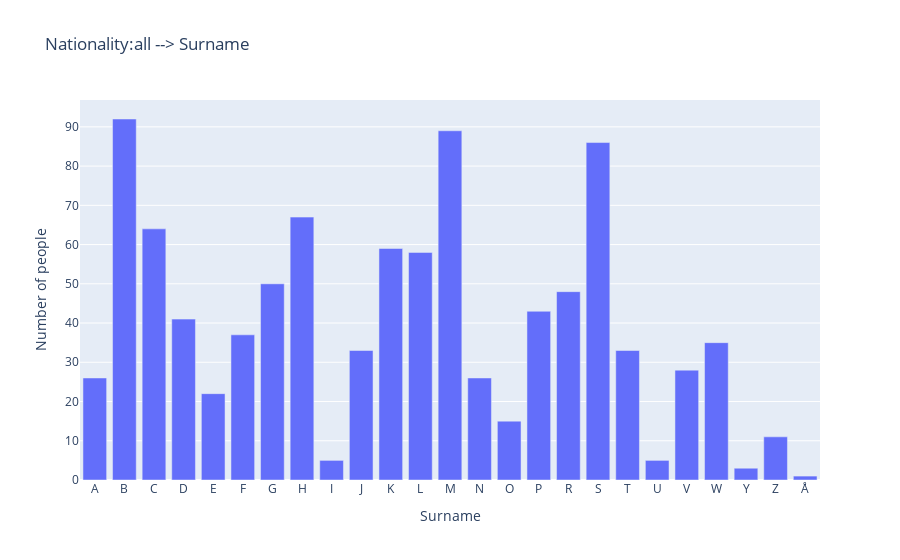

The notebook cell saved with this chart:
### Markdown cell above
## Nationality

### Nationality:all --> Surname

### Code cell
data_selected = getSelectedData(data, "nationality","")

x_label = "Surname"
y_label = "Number of people"
histogram_title = f"Nationality:all --> Surname"


selected_field = "name"
histogram_type = "surname"
ignore_list = [""]

if len(data_selected) > 0:

    histogram = create_histogram({"persons": data_selected}, x_label, y_label, histogram_title, entity_type, selected_field, ignore_list,histogram_type,0)
    histogram.show()

### Figure 1 — Plotly figure (JSON) as saved in the notebook; plotly's stock layout.template omitted (floating-point values rounded to 4 significant figures)
{"data": [{"alignmentgroup": "True", "hovertemplate": "Surname=%{x}<br>Number of people=%{y}<extra></extra>", "legendgroup": "", "marker": {"color": "#636efa", "pattern": {"shape": ""}}, "name": "", "offsetgroup": "", "orientation": "v", "showlegend": false, "textposition": "auto", "type": "bar", "x": ["A", "B", "C", "D", "E", "F", "G", "H", "I", "J", "K", "L", "M", "N", "O", "P", "R", "S", "T", "U", "V", "W", "Y", "Z", "Å"], "xaxis": "x", "y": [26, 92, 64, 41, 22, 37, 50, 67, 5, 33, 59, 58, 89, 26, 15, 43, 48, 86, 33, 5, 28, 35, 3, 11, 1], "yaxis": "y"}], "layout": {"barmode": "relative", "legend": {"tracegroupgap": 0}, "title": {"text": "Nationality:all --> Surname"}, "xaxis": {"anchor": "y", "domain": [0, 1], "title": {"text": "Surname"}}, "yaxis": {"anchor": "x", "domain": [0, 1], "title": {"text": "Number of people"}}}}
